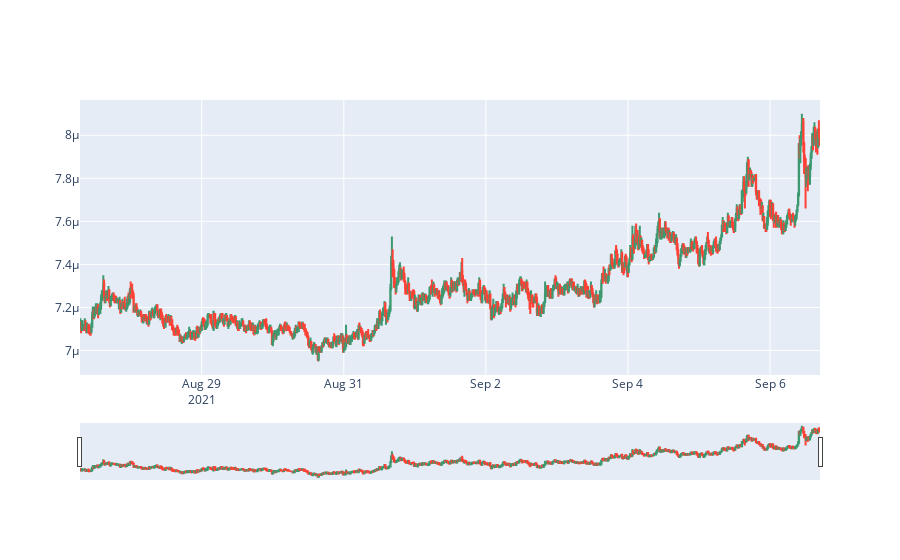

Write notebook code for a chart like this one.
### Code cell
# display our graph
fig.show()

### Figure 1 — Plotly figure (JSON) as saved in the notebook; plotly's stock layout.template omitted (floating-point values rounded to 4 significant figures; data arrays with more than 128 entries replaced by an {"elided": "..."} marker saying what was removed)
{"data": [{"close": {"elided": "1000 str values"}, "high": {"elided": "1000 str values"}, "low": {"elided": "1000 str values"}, "open": {"elided": "1000 str values"}, "type": "candlestick", "x": {"elided": "1000 str values"}}], "layout": {}}
